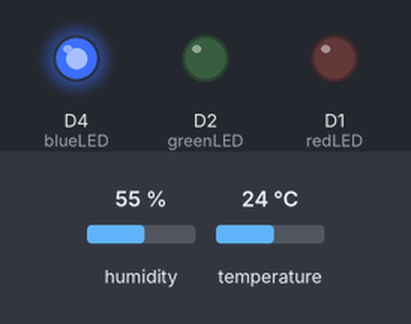
Simulated run of this sketch. Board: ESP8266 (NodeMCU). Shown: output pins drawn as LEDs (lit = HIGH). The test bench sets the inputs (shaded band); at power-on: temperature 24 °C, humidity 55 %. WiFi joins after 1.5 s; servers stay silent unless stated; what the sketch prints to the serial monitor is not drawn.

Above: at 2.7 s.
2.8 s: temperature set to 25.7 °C
At 6.0 s:
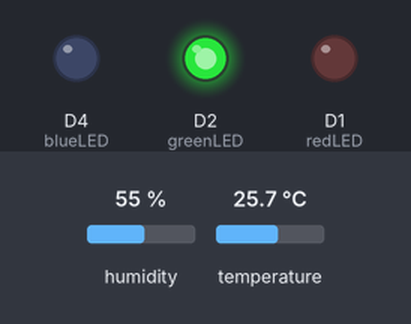
6.9 s: temperature set to 29.5 °C
11.0 s: temperature set to 30.3 °C
At 12.0 s:
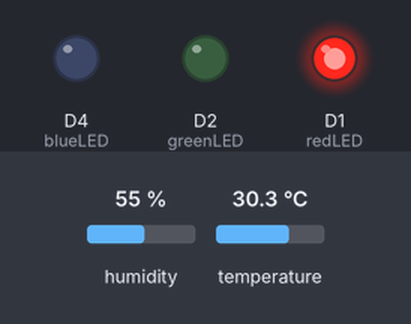
15.1 s: temperature set to 12 °C
At 18.9 s:
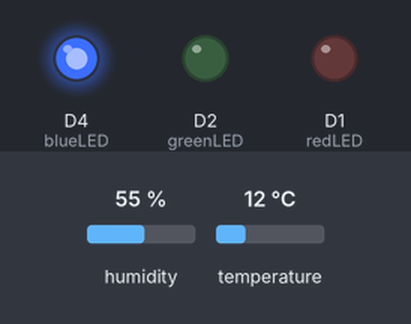
19.2 s: temperature set to 28 °C
At 22.2 s:
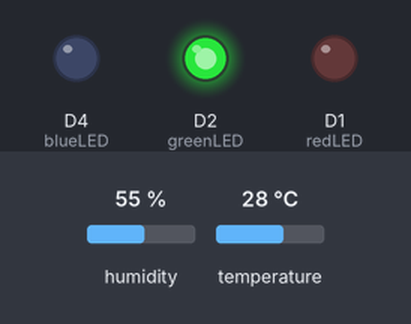
Timing chart, 0 to 23.7 s (numbered marks = the images above; inputs shaded):
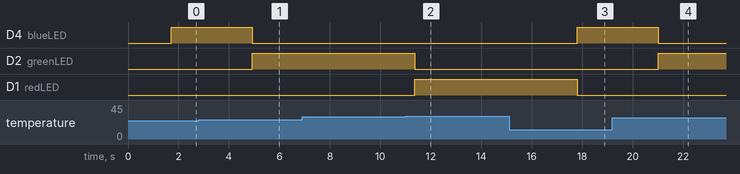

Measured:
- the behaviour switches between 24.9 and 25 °C on temperature (found by bisection; images 0 and 1)
- the behaviour switches between 29.9 and 30 °C on temperature (found by bisection; images 1 and 2)
- after the input at 2.8 s, D4 (blueLED): HIGH → LOW after 2.1 s; D2 (greenLED): LOW → HIGH after 2.1 s
- after the input at 6.9 s, every drawn part: stays the same
- after the input at 11.0 s, D2 (greenLED): HIGH → LOW after 0.37 s; D1 (redLED): LOW → HIGH after 0.37 s
- after the input at 15.1 s, D4 (blueLED): LOW → HIGH after 2.7 s; D1 (redLED): HIGH → LOW after 2.7 s
- after the input at 19.2 s, D4 (blueLED): HIGH → LOW after 1.8 s; D2 (greenLED): LOW → HIGH after 1.8 s

The sketch:

sketch_jan08B.ino
```cpp
#include <ESP8266WiFi.h>
#include <DHT.h>
#define DHTPIN D3

#define redLED D1
#define greenLED D2
#define blueLED D4

#define HOST "192.168.2.180"
const char* ssid = "ASUSLAB";
const char* password = "ASUSASUS";
DHT dht(DHTPIN, DHT22);
void setup() {
Serial.begin(115200);
delay(10);
Serial.println();
Serial.println();

pinMode(redLED,OUTPUT);   //LED腳位設為輸出
pinMode(greenLED,OUTPUT);
pinMode(blueLED,OUTPUT);

Serial.print("Connecting to ");
Serial.println(ssid);
WiFi.begin(ssid, password);
while (WiFi.status() != WL_CONNECTED) {
delay(500);
Serial.print(".");
}
Serial.println("");
Serial.println("WiFi connected");
// Print the IP address
Serial.print("Your NodeMCU IP is : ");
Serial.print(WiFi.localIP());
}

void loop() {
float t;
float h;
t = dht.readTemperature();
h = dht.readHumidity();
while (isnan(h))
{
yield();
h = dht.readHumidity();
//return;
}
while (isnan(t))
{
yield();
t = dht.readTemperature();
//return;
}
Serial.println("-------------------");
Serial.print("溫度:");
Serial.println(t);
Serial.print("濕度:");
Serial.println(h);

WiFiClient client;
if (!client.connect(HOST,80)) {
Serial.println("connection failed");
Serial.println("wait 5 sec...");
delay(5000);
}
String dbserver = HOST;
String getStr = "GET /AddData.php?";
getStr +="Temp=";
getStr += String(t);
getStr +="&Humidity=";
getStr += String(h);
getStr += " HTTP/1.1\r\n";
getStr += "Host: " + String(dbserver) \
+ "\r\n"+ "Connection: close\r\n\r\n";

if (t<25)
   {
      digitalWrite(redLED,LOW);  //點亮共陽型紅燈
      digitalWrite(greenLED,LOW);  //滅掉綠燈
      digitalWrite(blueLED,HIGH);
   }
  else if(t>= 25 & t<30)   //若 濕度未大於80%，則
   {
      digitalWrite(redLED,LOW);     //滅掉紅燈
      digitalWrite(greenLED,HIGH);  //點亮綠燈
      digitalWrite(blueLED,LOW);
   }
   else{
      digitalWrite(redLED,HIGH);     //滅掉紅燈
      digitalWrite(greenLED,LOW);  //點亮綠燈
      digitalWrite(blueLED,LOW);

    }

client.print(getStr);
delay(10);
client.stop();
delay(3000);
}
```
